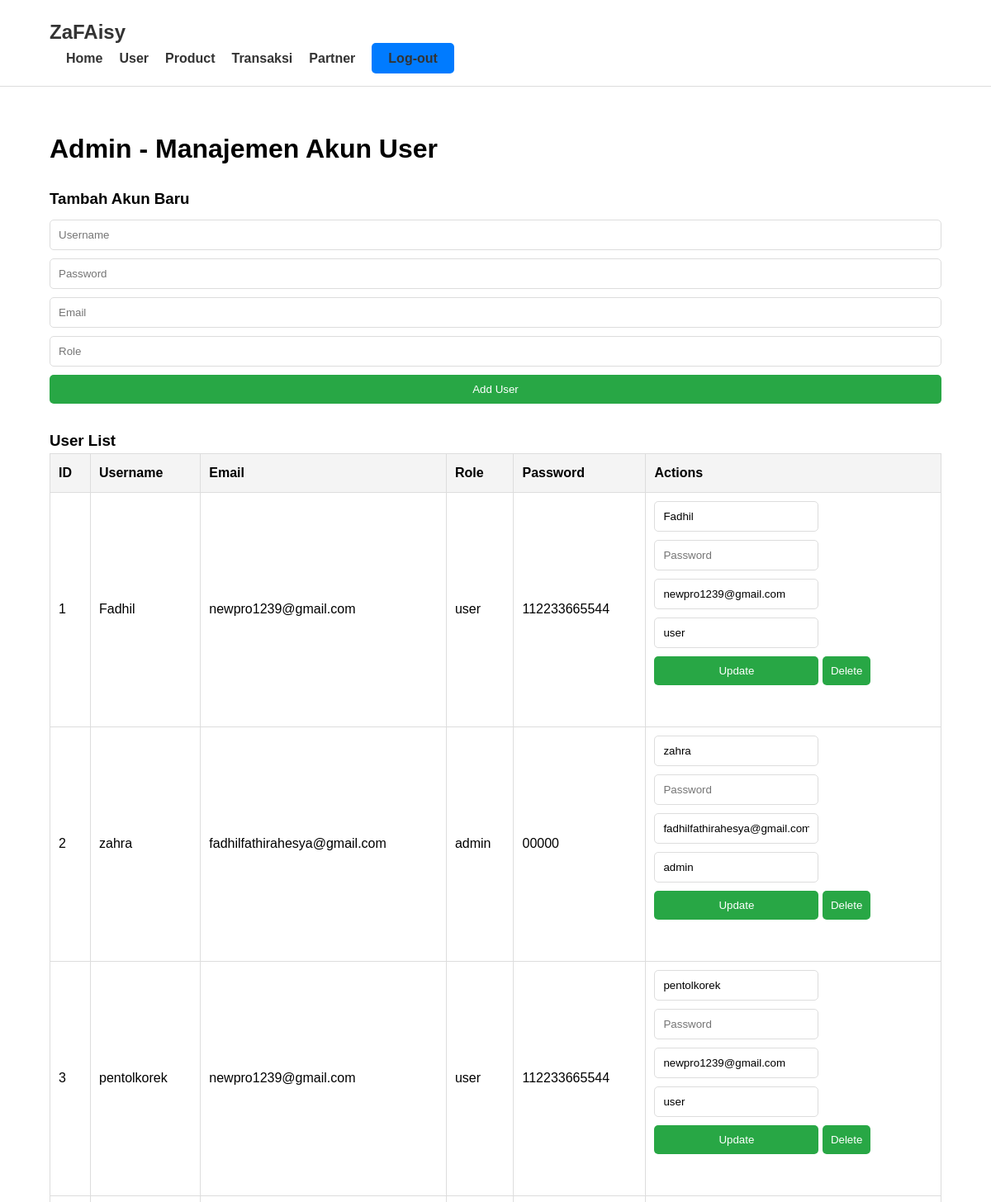
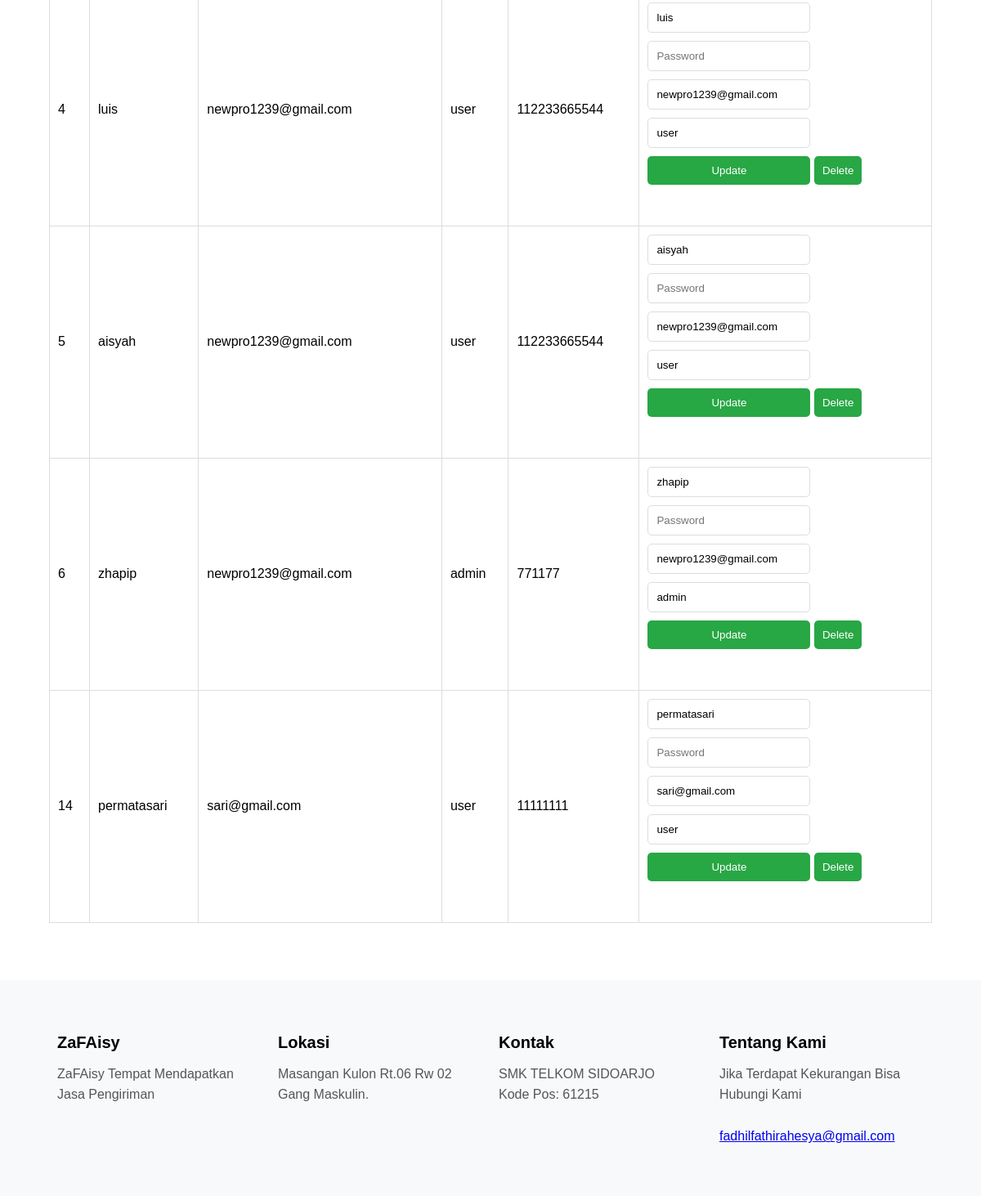
The app's page /view_admin_users.php (signed in) with its own data (2 pictures, top to bottom).
### tables this page shows
CREATE TABLE `users` (
  `id` int(11) NOT NULL,
  `username` varchar(50) NOT NULL,
  `password` varchar(255) NOT NULL,
  `email` varchar(100) NOT NULL,
  `role` enum('user','admin') NOT NULL,
  `plain_password` varchar(255) DEFAULT NULL
);

### view_admin_users.php (the view, shortened to what this page needs)
<?php
include("koneksi/database.php");
$sql = "SELECT * FROM users";
$result = $conn->query($sql);
?>
<!DOCTYPE html>
<html lang="en">
<head>
    <link rel="stylesheet" href="view_admin.css">
</head>
<body>
    <nav>
        <div class="wrapper">
            <div class="logo"><a href="view_admin.php">ZaFAisy</a></div>
            <div class="menu">
                <ul>
                    <li><a href="view_admin.php">Home</a></li>
                    <li><a href="view_admin_users.php">User</a></li>
                    <li><a href="view_admin_products.php">Product</a></li>
                    <li><a href="view_admin_transactions.php">Transaksi</a></li>
                    <li><a href="partner.php">Partner</a></li>
                    <li><a href="logout.php" class="btn-signup">Log-out</a></li>
                </ul>
            </div>
        </div>
    </nav>
    <div class="wrapper">
        <section id="view_admin">
            <h2>Admin - Manajemen Akun User</h2>
            <form action="view_admin_users.php" method="post">
                <h3>Tambah Akun Baru</h3>
                <input type="text" name="username" placeholder="Username" required>
                <input type="password" name="password" placeholder="Password" required>
                <input type="email" name="email" placeholder="Email" required>
                <input type="text" name="role" placeholder="Role" required>
                <button type="submit" name="create">Add User</button>
            </form>
            <h3>User List</h3>
            <table>
                <thead>
                    <tr>
                        <th>ID</th>
                        <th>Username</th>
                        <th>Email</th>
                        <th>Role</th>
                        <th>Password</th>
                        <th>Actions</th>
                    </tr>
                </thead>
                <tbody>
                    <?php while ($row = $result->fetch_assoc()): ?>
                        <tr>
                            <td><?php echo $row['id']; ?></td>
                            <td><?php echo htmlspecialchars($row['username']); ?></td>
                            <td><?php echo htmlspecialchars($row['email']); ?></td>
                            <td><?php echo htmlspecialchars($row['role']); ?></td>
                            <td><?php echo htmlspecialchars($row['plain_password']); ?></td>
                            <td>
                                <form action="view_admin_users.php" method="post" style="display:inline-block;">
                                    <input type="text" name="username" value="<?php echo htmlspecialchars($row['username']); ?>" required>
                                    <input type="password" name="password" placeholder="Password">
                                    <input type="email" name="email" value="<?php echo htmlspecialchars($row['email']); ?>" required>
                                    <input type="text" name="role" value="<?php echo htmlspecialchars($row['role']); ?>" required>
                                    <button type="submit" name="update">Update</button>
                                </form>
                                <form action="view_admin_users.php" method="post" style="display:inline-block;">
                                    <button type="submit" name="delete">Delete</button>
                                </form>
                            </td>
                        </tr>
                    <?php endwhile; ?>
                </tbody>
            </table>
        </section>
    </div>
    <div id="contact">
        <div class="wrapper">
            <div class="footer">
                <div class="footer-section">
                    <h3>ZaFAisy</h3>
                    <p>ZaFAisy Tempat Mendapatkan Jasa Pengiriman</p>
                </div>
                <div class="footer-section">
                    <h3>Lokasi</h3>
                    <p>Masangan Kulon Rt.06 Rw 02 Gang Maskulin.</p>
                </div>
                <div class="footer-section">
                    <h3>Kontak</h3>
                    <p>SMK TELKOM SIDOARJO</p>
                    <p>Kode Pos: 61215</p>
                </div>
                <div class="footer-section">
                    <h3>Tentang Kami</h3>
                    <p>Jika Terdapat Kekurangan Bisa Hubungi Kami<br><br><a href="mailto:fadhilfathirahesya@gmail.com">fadhilfathirahesya@gmail.com</a></p>
                </div>
            </div>
        </div>
    </div>

### view_admin.css (style rules this page uses)
* { margin: 0; padding: 0; box-sizing: border-box; font-family: 'Arial', sans-serif; }
body { font-family: 'Arial', sans-serif; line-height: 1.6; }
.wrapper { width: 90%; max-width: 1200px; margin: auto; }
nav { display: flex; justify-content: space-between; align-items: center; padding: 20px 0; background: #fff; border-bottom: 1px solid #ddd; }
.logo a { font-size: 24px; font-weight: bold; color: #333; text-decoration: none; }
.menu ul { display: flex; list-style: none; }
.menu ul li { margin-left: 20px; }
.menu ul li a { color: #333; text-decoration: none; font-weight: bold; }
.btn-signup { background: #007BFF; color: #fff; padding: 10px 20px; border-radius: 5px; }
#view_admin { padding: 50px 0; }
#view_admin h2 { font-size: 32px; margin-bottom: 20px; }
#view_admin form { margin-bottom: 30px; }
#view_admin form h3 { margin-bottom: 10px; }
#view_admin form input, #view_admin form button { display: block; width: 100%; margin-bottom: 10px; padding: 10px; border: 1px solid #ddd; border-radius: 5px; }
#view_admin form button { background: #28a745; color: #fff; border: none; cursor: pointer; }
table { width: 100%; border-collapse: collapse; margin-bottom: 20px; }
table, th, td { border: 1px solid #ddd; }
th, td { padding: 10px; text-align: left; }
th { background: #f4f4f4; }
#contact { background: #f8f9fa; padding: 50px 0; }
.footer { display: flex; justify-content: space-between; flex-wrap: wrap; }
.footer-section { flex: 1; margin: 10px; min-width: 200px; }
.footer-section h3 { font-size: 20px; margin-bottom: 10px; }
.footer-section p { font-size: 16px; color: #555; }

### records on screen
users: id "1", username "Fadhil", email "newpro1239@gmail.com", role "user", plain_password "112233665544"
users: id "2", username "zahra", email "fadhilfathirahesya@gmail.com", role "admin", plain_password "00000"
users: id "3", username "pentolkorek", email "newpro1239@gmail.com", role "user", plain_password "112233665544"
users: id "4", username "luis", email "newpro1239@gmail.com", role "user", plain_password "112233665544"
users: id "5", username "aisyah", email "newpro1239@gmail.com", role "user", plain_password "112233665544"
users: id "6", username "zhapip", email "newpro1239@gmail.com", role "admin", plain_password "771177"
users: id "14", username "permatasari", email "sari@gmail.com", role "user", plain_password "11111111"
